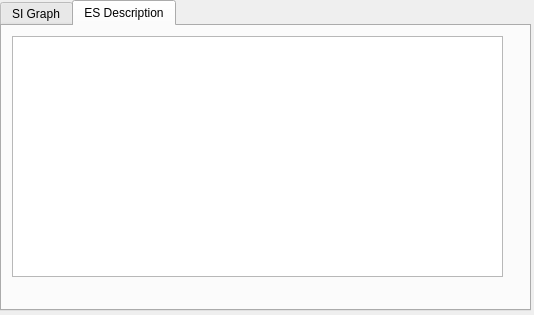
<?xml version="1.0" encoding="UTF-8"?>
<ui version="4.0">
 <class>Dialog</class>
 <widget class="QDialog" name="Dialog">
  <property name="geometry">
   <rect>
    <x>0</x>
    <y>0</y>
    <width>534</width>
    <height>315</height>
   </rect>
  </property>
  <property name="windowTitle">
   <string>Dialog</string>
  </property>
  <widget class="QPushButton" name="pushButton">
   <property name="geometry">
    <rect>
     <x>50</x>
     <y>460</y>
     <width>141</width>
     <height>31</height>
    </rect>
   </property>
   <property name="text">
    <string>Graph</string>
   </property>
  </widget>
  <widget class="QPushButton" name="pushButton_2">
   <property name="geometry">
    <rect>
     <x>240</x>
     <y>460</y>
     <width>141</width>
     <height>31</height>
    </rect>
   </property>
   <property name="text">
    <string>Time steps show</string>
   </property>
  </widget>
  <widget class="QPushButton" name="pushButton_3">
   <property name="geometry">
    <rect>
     <x>420</x>
     <y>460</y>
     <width>141</width>
     <height>31</height>
    </rect>
   </property>
   <property name="text">
    <string>Time series  Animation</string>
   </property>
  </widget>
  <widget class="QLineEdit" name="txtBaseDir2_3">
   <property name="geometry">
    <rect>
     <x>420</x>
     <y>430</y>
     <width>51</width>
     <height>31</height>
    </rect>
   </property>
   <property name="text">
    <string>0.5</string>
   </property>
  </widget>
  <widget class="QLabel" name="label_14">
   <property name="geometry">
    <rect>
     <x>480</x>
     <y>440</y>
     <width>181</width>
     <height>16</height>
    </rect>
   </property>
   <property name="font">
    <font>
     <pointsize>8</pointsize>
     <weight>50</weight>
     <italic>true</italic>
     <bold>false</bold>
    </font>
   </property>
   <property name="text">
    <string>Interval time for animation</string>
   </property>
   <property name="textFormat">
    <enum>Qt::AutoText</enum>
   </property>
  </widget>
  <widget class="QTabWidget" name="tabWidget">
   <property name="geometry">
    <rect>
     <x>0</x>
     <y>0</y>
     <width>531</width>
     <height>311</height>
    </rect>
   </property>
   <property name="currentIndex">
    <number>1</number>
   </property>
   <widget class="QWidget" name="tab">
    <attribute name="title">
     <string>SI Graph</string>
    </attribute>
    <widget class="matplotlibWidget" name="widget" native="true">
     <property name="geometry">
      <rect>
       <x>0</x>
       <y>0</y>
       <width>521</width>
       <height>271</height>
      </rect>
     </property>
    </widget>
   </widget>
   <widget class="QWidget" name="tab_2">
    <attribute name="title">
     <string>ES Description</string>
    </attribute>
    <widget class="QTextEdit" name="textEdit">
     <property name="geometry">
      <rect>
       <x>10</x>
       <y>10</y>
       <width>491</width>
       <height>241</height>
      </rect>
     </property>
    </widget>
   </widget>
  </widget>
 </widget>
 <customwidgets>
  <customwidget>
   <class>matplotlibWidget</class>
   <extends>QWidget</extends>
   <header>matplotlibwidgetFile</header>
   <container>1</container>
  </customwidget>
 </customwidgets>
 <resources>
  <include location="../../loadthemall/resources.qrc"/>
 </resources>
 <connections/>
</ui>
